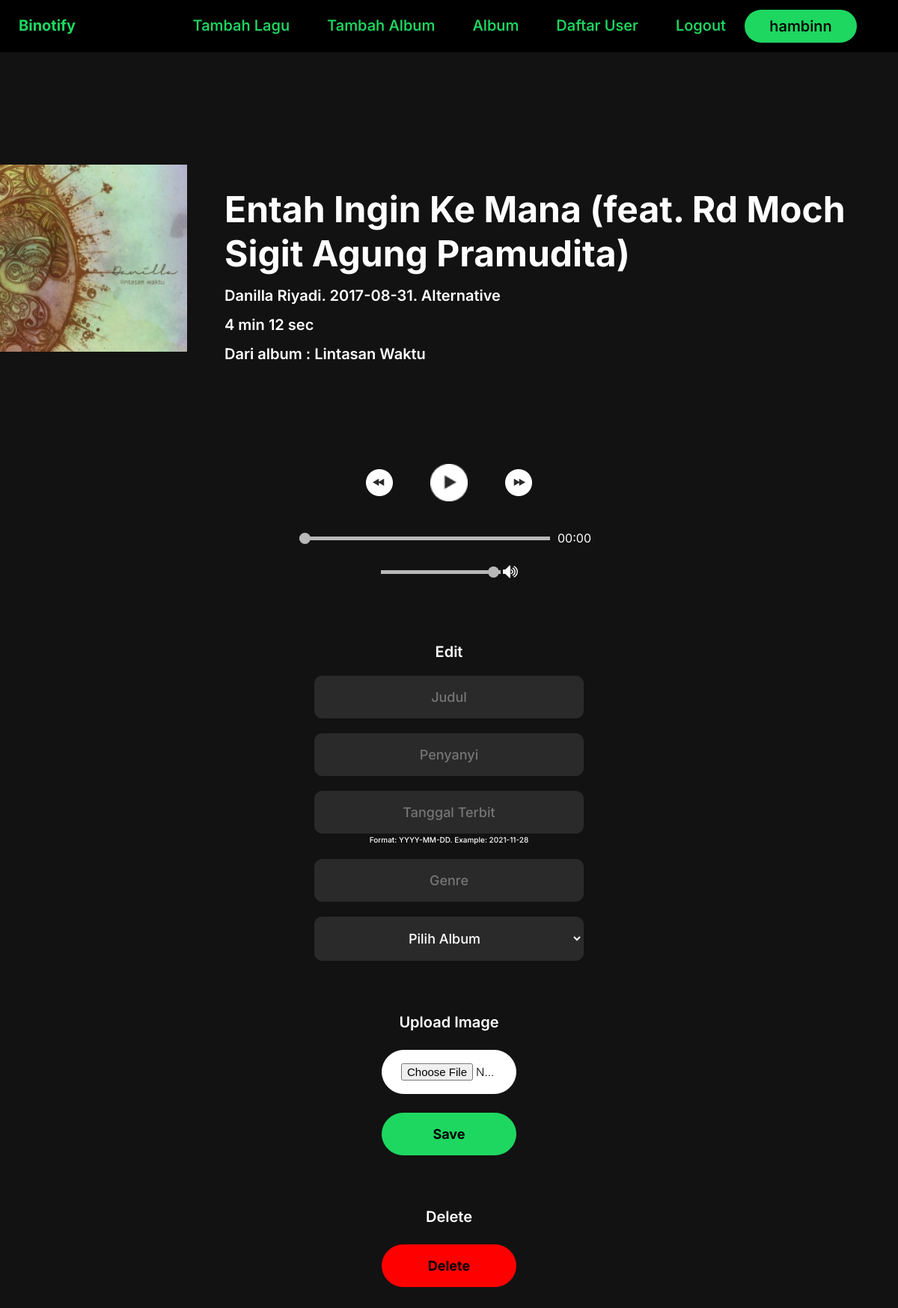
/php/detailLagu.php?lagu=2 (signed in), run on the app's committed database.
### tables this page shows
CREATE TABLE `song` (
  `song_id` int NOT NULL,
  `judul` varchar(64) NOT NULL,
  `penyanyi` varchar(128) DEFAULT NULL,
  `tanggal_terbit` date NOT NULL,
  `genre` varchar(64) DEFAULT NULL,
  `duration` int NOT NULL,
  `audio_path` varchar(255) NOT NULL,
  `image_path` varchar(255) DEFAULT NULL,
  `album_id` int DEFAULT NULL
);

CREATE TABLE `album` (
  `album_id` int NOT NULL,
  `judul` varchar(64) NOT NULL,
  `penyanyi` varchar(128) NOT NULL,
  `total_duration` int NOT NULL,
  `image_path` varchar(255) NOT NULL,
  `tanggal_terbit` date NOT NULL,
  `genre` varchar(64) DEFAULT NULL
);

### src/php/Backend_detailLagu.php (called while the page is built, shortened)
<?php
function getSong($song_id){
    $host = 'db';
    $user = 'MYSQL_USER';
    $pass = 'MYSQL_PASSWORD';
    $mydatabase = 'binotify';
    $conn = new mysqli($host, $user, $pass, $mydatabase);
    $sql = 'SELECT * FROM song WHERE song_id = ' . $song_id;
    if ($result = $conn->query($sql)) {
        while ($data = $result->fetch_object()) {
            $song = $data;
        }
    }
    return $song;
}
function getLastIDSong(){
    $host = 'db';
    $user = 'MYSQL_USER';
    $pass = 'MYSQL_PASSWORD';
    $mydatabase = 'binotify';
    $conn = new mysqli($host, $user, $pass, $mydatabase);
    $sql = 'SELECT song_id FROM song ORDER BY song_id DESC LIMIT 1';
    return $conn->query($sql)->fetch_object()->song_id;
}
function getAlbum($album_id){
    $host = 'db';
    $user = 'MYSQL_USER';
    $pass = 'MYSQL_PASSWORD';
    $mydatabase = 'binotify';
    $conn = new mysqli($host, $user, $pass, $mydatabase);
    $sql = 'SELECT * FROM album WHERE album_id = '.$album_id;
    if ($result = $conn->query($sql)) {
        while ($data = $result->fetch_object()) {
            $album = $data;
        }
    }
    return $album;
}
?>

### src/php/detailLagu.php (the view, shortened to what this page needs)
<!DOCTYPE html>
<html lang="en">
<head>
    <?php
    include 'Backend_detailLagu.php';
    $song_id = $_GET['lagu'];
    $song = getSong($song_id);
    $lastIDSong = getLastIDSong();
    $random_next = rand(1, $lastIDSong);
    while (!isExist($random_next) || $random_next == $song_id) {
        $random_next = rand(1, $lastIDSong);
    }
    $random_prev = rand(1, $lastIDSong);
    while (!isExist($random_prev) || $random_prev == $song_id) {
        $random_prev = rand(1, $lastIDSong);
    }
    $info_album = getAlbum($song->album_id);
    ?>
    <link rel="stylesheet" href="../resources/css/detailLagu.css">
</head>
<?php $_SESSION['isAdmin'] == 1 ? require_once('navbarAdmin.php') : require_once('navbar.php') ?>
<body>
    <div class="container-judul">
        <div class="grid-item-1">
            <?php
                echo "<img class='' src='$song->image_path' height='250' alt=''>";
            ?>
        </div>
        <div class="grid-item-2">
            <h1 class="Judul">
                <?php echo $song->judul?>
            </h1>
            <h2 class="Penyanyi">
                <?php echo $song->penyanyi . '. ' . $song->tanggal_terbit . '. ' . $song->genre?>
            </h2>
            <h2 class="Penyanyi">
                <?php echo floor($song->duration/60) . ' min ' . ($song->duration%60) . ' sec'?>
            </h2>
            <h2 class="Penyanyi">
                Dari album : <?php echo '<a href=detailAlbum.php?album=' . $song->album_id . '>' . $info_album->judul . '</a>'?>
            </h2>
        </div>
    </div>
    <div class="player">
        <div class="buttons">
            <div class="prev-track" onclick="prevTrack()"><a href="detailLagu.php?lagu=<?= $random_next; ?>"><img class ="prev" src="assets/prev.png"></a></div>
            <div class="playpause-track" onclick="playpauseTrack()"><img class="play" src="assets/play.png" height="50" alt=""></div>
            <div class="next-track" onclick="nextTrack()"><a href="detailLagu.php?lagu=<?= $random_prev; ?>"><img class ="next" src="assets/next.png"></a></div>
        </div>
        <div class="slider_container">
            <input type="range" min="1" max="100" value="0" class="seek_slider" onchange="seekTo()">
            <div class="current-time">00:00</div>
        </div>
        <div class="slider_container">
            <input type="range" min="1" max="100" value="99" class="volume_slider" onchange="setVolume()">
            <img class ="vol-up" src="assets/volume_up.png" height="20" alt="">
        </div>
    </div>
    <div class="form-center" style="<?php echo ($_SESSION['isAdmin'] == 1) ? 'display:block' : 'display:none'; ?>">
        <h3>Edit</h3>
        <form action="Backend_Tambah.php" method="post" enctype="multipart/form-data" name="editLaguForm">
            <input type="text" id="judul" name="judul" placeholder="Judul"><br>
            <input type="text" id="penyanyi" name="penyanyi" placeholder="Penyanyi"><br>
            <input type="text" id="tanggal-terbit" name="tanggal-terbit" placeholder="Tanggal Terbit"><br>
            <p class=warning>Format: YYYY-MM-DD. Example: 2021-11-28</p>
            <input type="text" id="genre" name="genre" placeholder="Genre"><br>
            <select class="select" id="album" name="album">
                <option value="" disabled selected hidden>Pilih Album</option>
            </select><br>
            <h3>Upload Image</h3>
            <input type="file" id="image" name="image" accept="image/*"><br>
            <button type="submit" class = "save-btn" name="action" value="editLagu">Save</button>
        </form>
        <form action="Backend_Tambah.php" method="post" enctype="multipart/form-data" name="deleteForm">
            <h3>Delete</h3>
            <button type="submit" id="delete-btn" class = "delete-btn" name="action" value="deleteLagu">Delete</button>
        </form>
    </div>
</body>
</html>

### src/resources/css/detailLagu.css (style rules this page uses)
* { margin: 0; padding: 0; box-sizing: border-box; font-family: 'Inter', sans-serif; }
body { background-color: #121212; min-height: 100vh; }
.container-judul { margin-top: 150px; display: grid; grid-template-columns: auto auto auto; justify-content: center; margin-bottom: 75px; }
.grid-item-2 { padding: 20px; text-align: left; justify-self: left; padding-left: 50px; padding-top: 30px; }
.grid-item-1 { justify-self: right; }
h1.Judul { color: white; font-size: 48px; margin-bottom: 15px; }
h2.Penyanyi { color: white; font-size: 20px; font-weight: 600; margin-bottom: 15px; }
h2.Penyanyi a { color: white; text-decoration: none; }
h3 { color: white; font-size: 20px; font-weight: 600; margin-top: 70px; text-align: center; }
.form-center { text-align: center; }
input[type=text], .select { width: 30%; padding: 17px 25px; margin-top: 20px; display:inline-block; background-color: #2a2a2a; border: 1px solid #2a2a2a; border-radius: 10px; box-sizing: border-box; text-align: center; color: #ffff; font-size: 18px; font-weight: 500; }
::placeholder { color: rgba(f,f,f,f,0.5); font-size: 18px; font-weight: 500; text-align: center; }
input[type=file] { width: 15%; padding: 17px 25px; margin-top: 25px; display:inline-block; border-radius: 30px; background-color: #ffffff; border: 1px solid #ffffff; box-sizing: border-box; text-align: center; color: #000000; font-size: 15px; font-weight: 300; cursor: pointer; }
.warning { color: #ffff; font-size: 10px; text-align: center; margin-top: 2px; font-weight: 500; }
.save-btn { width: 15%; padding: 17px 25px; margin-top: 25px; display: inline-block; border-radius: 30px; background-color: #1ed760; border: 1px solid #1ed760; box-sizing: border-box; text-align: center; color: #000000; font-size: 18px; font-weight: 700; cursor: pointer; }
.delete-btn { width: 15%; padding: 17px 25px; margin-top: 25px; margin-bottom: 50px; display: inline-block; border-radius: 30px; background-color: red; border: 1px solid red; box-sizing: border-box; text-align: center; color: #000000; font-size: 18px; font-weight: 700; cursor: pointer; }
.player { display: flex; align-items: center; flex-direction: column; justify-content: center; }
.buttons { display: flex; flex-direction: row; align-items: center; }
.playpause-track, .prev-track, .next-track { padding: 25px; transition: opacity .2s; }
.slider_container { width: 100%; max-width: 400px; display: flex; justify-content: center; align-items: center; }
.seek_slider, .volume_slider { -webkit-appearance: none; -moz-appearance: none; appearance: none; height: 5px; background: #ffff; opacity: 0.7; -webkit-transition: .2s; transition: opacity .2s; }
.seek_slider { width: 100%; }
.volume_slider { width: 40%; }
.current-time { padding: 10px; color: #ffff; }
.vol-up { padding: 0px; margin-left: 3px; }
.play, .pause, .prev, .next { cursor: pointer; }

### src/resources/css/navbar.css (style rules this page uses)
* { margin: 0; padding: 0; box-sizing: border-box; font-family: 'Inter', sans-serif; }
body { background-color: #121212; }
p { color: #ffff; font-size: 20px; text-align: center; margin-top: 50px; font-weight: 500; }

### data on the page
song: image_path (picture), judul "Entah Ingin Ke Mana (feat. Rd Moch Sigit Agung Pramudita)", penyanyi "Danilla Riyadi", tanggal_terbit "2017-08-31", genre "Alternative", floor($song->duration/60) "4", $song->duration%60 "12"
album: judul "Lintasan Waktu"

### other printed values
$_SESSION['username'] "hambinn"
